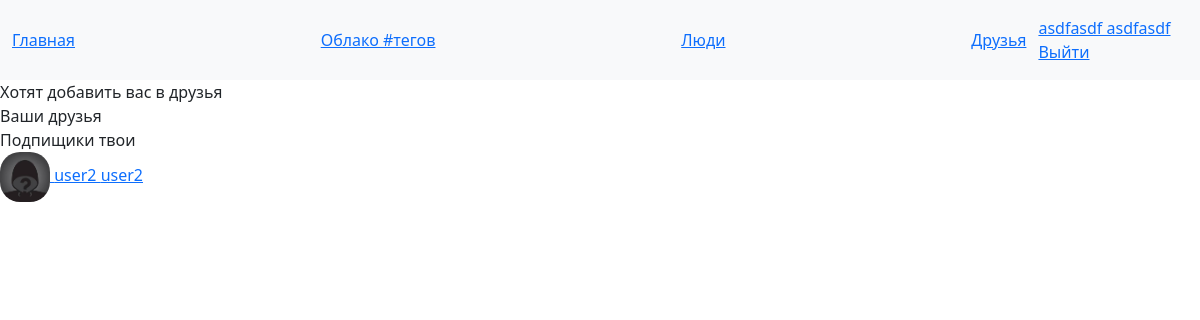
Screenshot of /friends/ (signed in) with the database file from the repository.
### menu_app/models.py (models this page shows, shortened)
class Menu(models.Model):
    title = models.CharField(max_length=64, null=False, blank=False)
    url = models.CharField(max_length=128, null=False, blank=False)
    type = models.ForeignKey(ClassMenu, on_delete=models.CASCADE)

### user_app/models.py (models this page shows, shortened)
class Subscriptions(models.Model):
    user = models.ForeignKey(User, on_delete=models.CASCADE)
    subscription = models.ForeignKey(User, on_delete=models.CASCADE, related_name="subscription")

class User(AbstractUser):
    class Meta:
        db_table = 'auth_user'

### user_app/views/friends.py (the view)
# urls.py: path('friends/', Friends_user.as_view(), name='friends'),
class Friends_user(View):
    def get(self, request):
        if request.user.is_authenticated:
            friends = Friends.objects.filter(Q(user=request.user) | Q(friend=request.user), confirmation=True)
            v_friend = Friends.objects.filter(friend=request.user, confirmation=False)
            subscriptions = Subscriptions.objects.filter(Q(user=request.user) | Q(subscription=request.user))
            context = {"title": "дороу", "friends": friends, "v_friend": v_friend, "subscriptions": subscriptions}
            return render(request, "user_app/friends.html", context)
        return redirect("login")

### menu_app/templatetags/menu_main.py (called while the page is built, shortened)
@register.inclusion_tag('base.html')
def main_menu():
    menu = Menu.objects.filter(type=1)
    return {'menu': menu, }

@register.inclusion_tag('base.html', takes_context=True)
def user_menu(context):
    if context.request.user.is_authenticated:
        menu = [
            {
                'title': f"{context.request.user.last_name} {context.request.user.first_name}",
                'url': '/profile',
            },
            {
                'title': 'Выйти',
                'url': '/logout',
            },
        ]
    return {'menu': menu, }

### templates/user_app/friends.html (shortened to what this page needs)
{% load menu_main %}
<link rel="stylesheet" href="https://cdn.jsdelivr.net/npm/bootstrap@5.1.3/dist/css/bootstrap.min.css">
<nav class="navbar navbar-expand-lg bg-light">
    <div class="container-fluid">{% main_menu %}</div>
    <div id="user_menu" class="navbar-text">{% user_menu %}</div>
</nav>
<html lang="en">
<head>
</head>
<body>
    <div>Хотят добавить вас в друзья</div>
    <div>Ваши друзья</div>
    <div>
    <div>   Подпищики твои</div>
    {% for friend in subscriptions %}
    <div>
        <a href="{% url 'profile_peoples' friend.subscription.username %}">
            {% if friend.profile.image %}
             <img src="{{ peopl.profile.image.url }}" style="border-radius: 20px;" class="mr-3" alt="" width="50px" height="50px">
            {% else %}
            <img src="/static/profile_app/image/def.jpg" style="border-radius: 20px;" class="mr-3" alt="" width="50px" height="50px">
            {% endif %}
                {% if friend.subscription == user %}
            <a href="{% url 'profile_peoples' friend.user.username %}">
                {{ friend.user.first_name }} {{ friend.user.last_name }}
            </a>
            {% elif friend.subscription != user %}
            <a href="{% url 'profile_peoples' friend.subscription.username %}">
                    {{ friend.subscription.first_name }} {{ friend.subscription.last_name }}
            </a>
            {% endif %}
        </a>
    </div>
    {% endfor%}
    </div>
</body>
</html>

### templates/base.html
{% for m in menu %}
    <a href="{{ m.url }}">{{ m.title }}</a>
{% endfor%}

### rows the page displays
Menu: title "Главная"
Menu: title "Облако #тегов"
Menu: title "Люди"
Menu: title "Друзья"
Subscriptions: subscription.first_name "user2", subscription.last_name "user2"

### other values shown
{{ m.title }} "asdfasdf asdfasdf" "Выйти"
